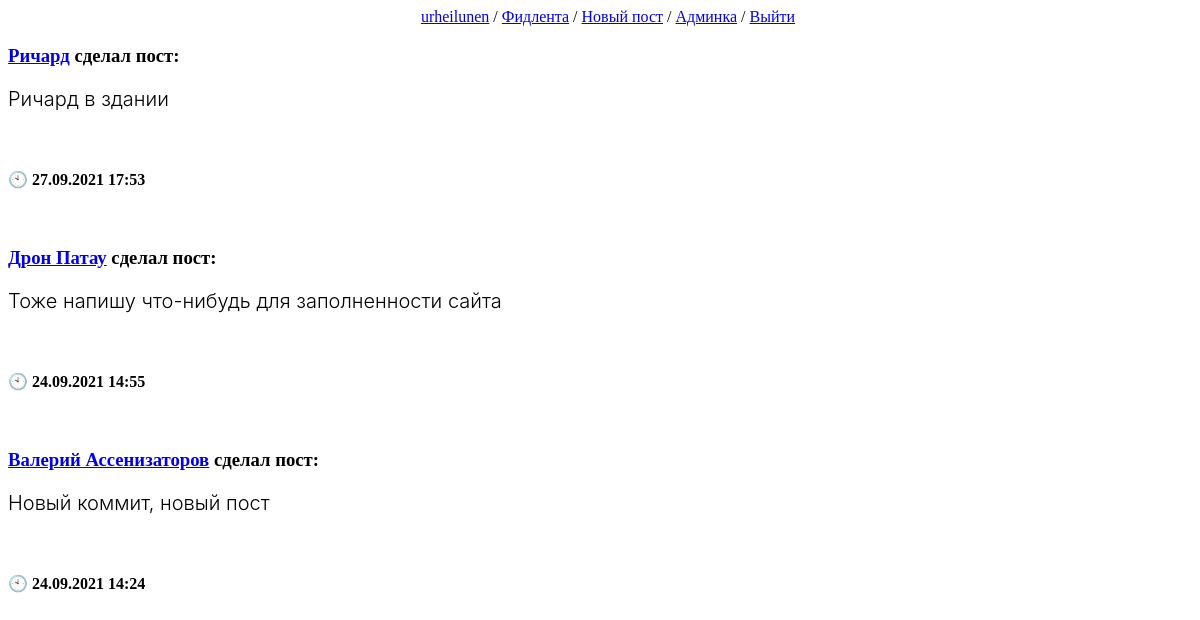
Page / (signed in) on the earlier database version.
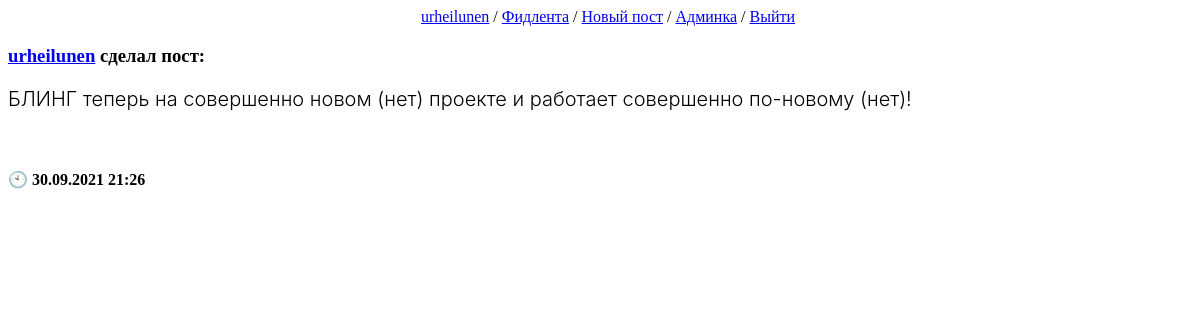
Same page on the later database version.
### bling/models.py (models this page shows, shortened)
class BlingPost(models.Model):
    text = models.TextField(null=True, blank=True, verbose_name='Текст')
    images = models.ForeignKey('BlingImage', on_delete=models.SET_NULL, null=True, blank=True, verbose_name='Изображения')
    author = models.ForeignKey(User, on_delete=models.CASCADE, related_name='posts', verbose_name='Автор', null=True)
    created_on = models.DateTimeField(auto_now_add=True, verbose_name='Дата публикации')
    likes_amount = models.IntegerField(default=0)
    comments_amount = models.IntegerField(default=0)
    class Meta:
        verbose_name = 'Пост'
        verbose_name_plural = 'Посты'
        ordering = ['-created_on']

class Profile(models.Model):
    user = models.OneToOneField(User, on_delete=models.CASCADE)
    born_on = models.DateField(null=True, blank=True, verbose_name='Дата рождения')
    subscribers = models.ManyToManyField(User, blank=True, default=None, verbose_name='Подписчики', related_name='Подписчик')
    friends = models.ManyToManyField(User, blank=True, default=None, verbose_name='Друзья', related_name='Друг')
    profile_image = models.OneToOneField('BlingImage', default=None, null=True, blank=True, verbose_name='Ава', on_delete=models.SET_NULL)
    def __str__(self):
        if self.user.first_name or self.user.last_name:
            return self.user.first_name + ' ' + self.user.last_name
        else:
            return self.user.username
    class Meta:
        verbose_name = 'Профиль'
        verbose_name_plural = 'Профили'

### bling/views.py (the view)
# urls.py: path('', index, name='home'),
@login_required()
def index(request):
    if request.method == 'GET':
        blingposts = BlingPost.objects.all()
        context = {'blingposts': blingposts}
        return render(request, 'bling/index.html', context)

### bling/templates/bling/index.html (shortened to what this page needs)
{% extends "layout/basic.html" %}
{% block content %}
{% if user.is_authenticated %}
    {% if blingposts.0 %}
        {% for blingpost in blingposts %}
            <div class="post">
                <h3><a href="{% url 'user_profile' blingpost.author.username %}">{{ blingpost.author.profile }}</a> сделал пост:</h3>
                <p>{{ blingpost.text }}</p><br>
                <h4 class="PostDate">🕙 {{ blingpost.created_on|date:"d.m.Y H:i" }}</h4>
            </div><br>
        {% endfor %}
    {% else %}
        <p align="center">Тут пока нет постов...</p>
    {% endif %}
{% endif %}
{% endblock %}

### bling/templates/layout/basic.html (shortened to what this page needs)
{% load static %}
<!DOCTYPE html>
<html lang="en">
<head>
    <link rel="stylesheet" type="text/css" href="{% static 'bling/style.css' %}">
</head>
<body>
    <nav align="center">
        {% if user.is_authenticated %}
        <a href="{% url 'user_profile' user.username %}">{{ user.username }}</a> /
        <a href="{% url 'home' %}">Фидлента</a> /
        <a href="{% url 'newpost' %}">Новый пост</a> /
        {% if user.is_superuser %}<a href="{{ HTTP_HOST }}/admin/">Админка</a> /{% endif %}
        <a href="{% url 'logout' %}">Выйти</a>
        {% else %}
        <a href="{% url 'signin' %}">Вход</a> /
        <a href="{% url 'signup' %}">Регистрация</a>
    {% endif %}
    </nav>
    <section>
        {% block content %}
        {% endblock %}
    </section>
</body>
</html>

### bling/static/bling/style.css (style rules this page uses)
html, body { width: 100%; height: 100%; position:fixed; top:0; bottom:0; left:0; right:0; }
body { background-image: url("back.jpg"); background-size: cover; display: block; }
p { font-family: SF Pro Display; font-weight: 300; font-size: 20px; }
::placeholder { text-indent: 14px; font-family: SF Pro Display; font-weight: 300; font-size: 18px; line-height: 21px; color: #A8A8A8; }

Differences in the rows shown:
removed BlingPost: author.profile "Ричард", text "Ричард в здании", created_on "27.09.2021 17:53"
removed BlingPost: author.profile "Дрон Патау", text "Тоже напишу что-нибудь для заполненности сайта", created_on "24.09.2021 14:55"
removed BlingPost: author.profile "Валерий Ассенизаторов", text "Новый коммит, новый пост", created_on "24.09.2021 14:24"
added BlingPost: author.profile "urheilunen", text "БЛИНГ теперь на совершенно новом (нет) проекте и работает совершенно по-новому (нет)!", created_on "30.09.2021 21:26"
